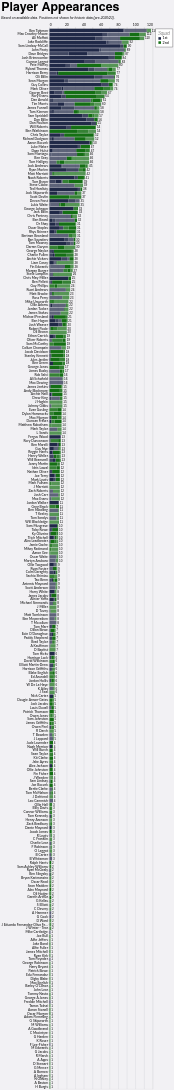

The specification (Vega-Lite) saved for this image:
### Vega-Lite specification from a JSON file in a GitHub repository (floating-point values rounded to 4 significant figures; data arrays with more than 128 entries replaced by an {"elided": "..."} marker saying what was removed)
{"config": {"axis": {"labelFont": "Lato, sans-serif", "titleFont": "PT Sans Narrow, Helvetica Neue, Helvetica, Arial, sans-serif", "labelFontSize": 13, "titleFontSize": 24, "gridColor": "#202947", "gridOpacity": 0.2}, "header": {"labelFont": "PT Sans Narrow, Helvetica Neue, Helvetica, Arial, sans-serif", "titleFont": "PT Sans Narrow, Helvetica Neue, Helvetica, Arial, sans-serif", "labelFontSize": 24, "titleFontSize": 28, "labelFontWeight": "bold", "orient": "left"}, "legend": {"labelFont": "Lato, sans-serif", "titleFont": "PT Sans Narrow, Helvetica Neue, Helvetica, Arial, sans-serif", "labelFontSize": 14, "titleFontSize": 16, "titlePadding": 5, "fillColor": "white", "strokeColor": "black", "padding": 10, "titleFontWeight": "lighter", "titleFontStyle": "italic", "titleColor": "gray", "offset": 10}, "title": {"font": "PT Sans Narrow, Helvetica Neue, Helvetica, Arial, sans-serif", "fontSize": 48, "fontWeight": "bold", "anchor": "start", "align": "center", "titlePadding": 20, "subtitlePadding": 10, "subtitleFontSize": 13, "subtitleColor": "", "subtitleFontStyle": "italic", "offset": 15, "color": "black"}, "axisX": {"labelAngle": 0}, "facet": {"title": null, "header": null, "align": {"row": "each", "column": "each"}}, "resolve": {"scale": {"y": "independent", "facet": "independent"}}, "background": "#f2f1f4"}, "layer": [{"mark": {"type": "bar"}, "encoding": {"color": {"field": "squad", "legend": {"orient": "right"}, "scale": {"domain": ["1st", "2nd"], "range": ["#202947", "#146f14"]}, "title": "Squad", "type": "nominal"}, "opacity": {"field": "start", "legend": null, "scale": {"domain": ["Start", "Bench", "Unknown"], "range": [1.0, 0.7, 0.4]}, "type": "nominal"}, "order": {"field": "squad", "sort": "ascending", "type": "quantitative"}, "tooltip": [{"field": "player", "title": "Player", "type": "nominal"}, {"field": "squad", "title": "Squad", "type": "nominal"}, {"aggregate": "sum", "field": "games", "title": "Games", "type": "quantitative"}, {"field": "start", "title": "Started?", "type": "nominal"}], "x": {"aggregate": "sum", "axis": {"orient": "top", "title": null}, "field": "games", "type": "quantitative"}, "y": {"field": "player", "sort": "-x", "title": null, "type": "nominal"}}, "title": {"text": "Player Appearances", "subtitle": "Based on available data. Positions not shown for historic data (pre-2020/21)."}}, {"mark": {"type": "text", "align": "left", "baseline": "middle", "dx": 3, "fontSize": 12}, "encoding": {"text": {"aggregate": "sum", "field": "games", "type": "quantitative"}, "x": {"aggregate": "sum", "field": "games", "type": "quantitative"}, "y": {"field": "player", "sort": "-x", "type": "nominal"}}}], "data": {"name": "data-2f700c4127e3dd1c8cb4c4c6ac632534"}, "height": {"step": 15}, "width": 400, "$schema": "https://vega.github.io/schema/vega-lite/v5.20.1.json", "datasets": {"data-2f700c4127e3dd1c8cb4c4c6ac632534": {"elided": "1971 records"}}}
